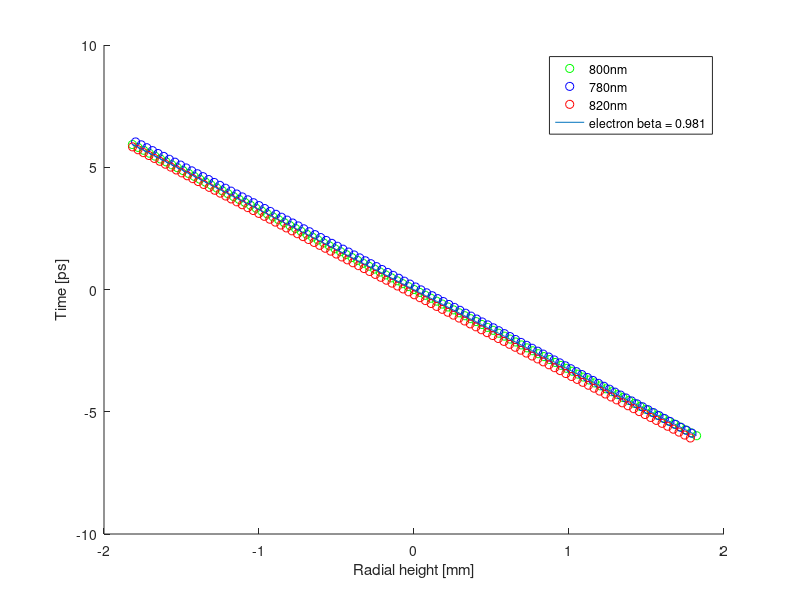

Write MATLAB code to recreate this figure.
clear 

% load and initialize data 
data = load("pathlength_totr2050.txt");
wave1 = data(data(:,3)==1,1:2);
wave2 = data(data(:,3)==2,1:2);
wave3 = data(data(:,3)==3,1:2);

% fitting parameters
p = polyfit(wave1(:,1),wave1(:,2),1);
beta = - p(1)*0.3;
plotlabel = sprintf('electron beta = %.3f',beta);

figure(1)
    scatter(wave1(:,1),wave1(:,2),'g')
   
hold on
    scatter(wave2(:,1),wave2(:,2),'b')
    scatter(wave3(:,1),wave3(:,2),'r')
    plot(wave1(:,1),polyval(p,wave1(:,1)))
    xlabel('Radial height [mm]');
    ylabel('Time [ps]');
    legend('800nm','780nm','820nm',plotlabel);
hold off
